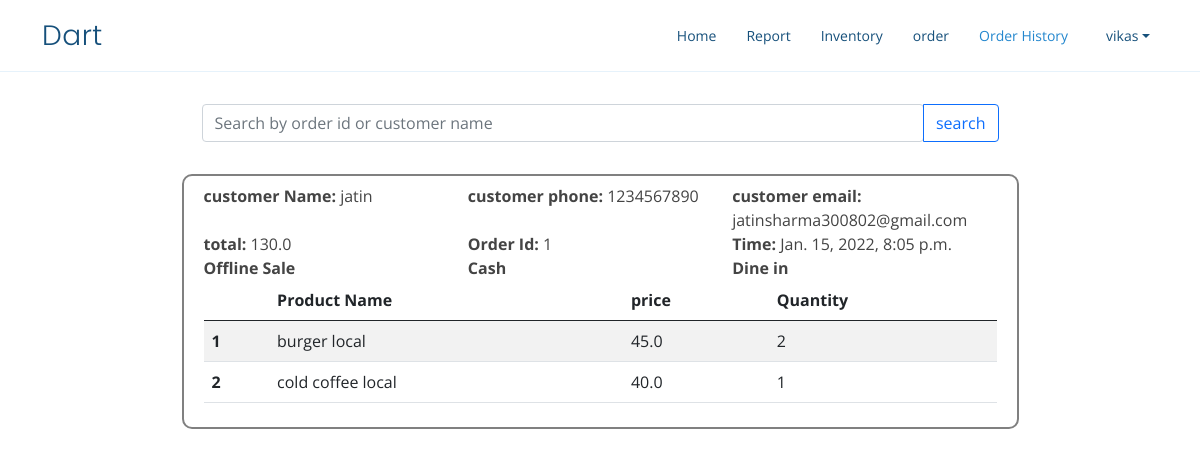
Page /order-history/1 (signed in) on the committed database.
### home/models.py (models this page shows, shortened)
class Order(models.Model):
    user=models.ForeignKey(User,on_delete=models.CASCADE,related_name='order')
    customer = models.ForeignKey(Customer,on_delete=models.SET_NULL,null=True)
    date_created = models.DateTimeField(auto_now_add=True, null=True)
    saleChoices=(
        ('Online Sale','Online Sale'),
        ('Offline Sale','Offline Sale')
    )
    saleType=models.CharField(choices=saleChoices,default='Offline Sale',max_length=15)
    orderStateChoices=(
        ('Dine in','Dine in'),
        ('Takeaway','Takeaway')
    )
    orderState=models.CharField(choices=orderStateChoices,default='Dine in',max_length=15)
    paymentChoices=(
        ('Cash','Cash'),
        ('Amazon Pay','Amazon Pay'),
        ('Google Pay','Google Pay'),
        ('Paytm','Paytm'),
        ('Card','Card')
    )
    payment_method=models.CharField(choices=paymentChoices,default='Cash',max_length=15)
    objects=OrderManager()
    def total(self):
        totalAmount=0
        for orderProduct in self.orderProducts.all():
            totalAmount+=orderProduct.TotalCostProduct()
        return totalAmount

class Customer(models.Model):
    user=models.ForeignKey(User,on_delete=models.CASCADE)
    name = models.CharField(max_length=200, null=True)
    phone = models.CharField(max_length=200, null=True)
    email = models.CharField(max_length=200, null=True,blank=True)
    date_created = models.DateTimeField(auto_now_add=True, null=True)

class OrderProduct(models.Model):
    order=models.ForeignKey(Order,on_delete=models.CASCADE,related_name='orderProducts')
    product=models.ForeignKey(Product,on_delete=models.SET_NULL,null=True,related_name='orderProducts')
    quantity = models.IntegerField(default=1)
    def TotalCostProduct(self):
        return self.product.price*self.quantity

class Product(models.Model):
    name = models.CharField(max_length=200, null=True)
    price = models.FloatField(null=True)
    description = models.CharField(max_length=200, null=True,blank=True)
    unit = models.CharField(max_length=50,null=True,blank=True)
    qty=models.DecimalField( max_digits=10, decimal_places=2)
    date_created = models.DateTimeField(auto_now_add=True, null=True)
    user=models.ForeignKey(User,on_delete=models.CASCADE,related_name='product')
    category=models.ForeignKey(ProductCategory,null=True,blank=True,on_delete=models.CASCADE)

### home/views.py (the view)
# urls.py: path('order-history', views.orderHistory,name='order-history'),
@login_required
def orderHistory(request,id=None):
    if id is None:
        orders=Order.objects.filter(user=request.user).order_by('-date_created')
    else:
        if id.isdigit():
            orders=Order.objects.filter(id=id)
        else:
            orders=Order.objects.filter(customer__name__icontains=id)
    param={'orders':orders}
    return render(request,'order-history.html',param)

### templates/order-history.html (shortened to what this page needs)
{% extends 'base.html' %}
{% block historyActive %}active{% endblock historyActive %}
{% block body %}
<div class="container">
  <div class="row w-75 my-4 px-2 py-2 orderDetails" style="border: none;">
    <div class="input-group">
      <input type="search" id="searchInput" class="form-control rounded" placeholder="Search by order id or customer name" aria-label="Search" aria-describedby="search-addon"/>
      <button type="button" id="searchBtn" onclick=changeUrl() class="btn btn-outline-primary">search</button>
    </div>
  </div>
    {% for order in orders %}
    <div class="row w-75 orderDetails my-4 px-2 py-2">
        <div class="row">
        <div class="col-sm"><b>customer Name: </b><span>{{order.customer.name}}</span></div>
        <div class="col-sm"><b>customer phone: </b><span>{{order.customer.phone}}</span></div>
        <div class="col-sm" id="email"><b>customer email: </b><span>{{order.customer.email}}</span></div>
        </div>
        <div class="row">
            <div class="col-sm-4">
              <b>total: </b><span>{{order.total}}</span>
            </div>
            <div class="col-sm-4">
              <b>Order Id: </b><span>{{order.id}}</span>
            </div>
            <div class="col-sm">
              <b>Time: </b><span>{{order.date_created}}</span>
            </div>
        </div>
        <div class="row">
          <div class="col-sm-4"><b>{{order.saleType}}</b></div>
          <div class="col-sm-4"><b>{{order.payment_method}}</b></div>
          <div class="col-sm-4"><b>{{order.orderState}}</b></div>
        </div>
        <div class="row mx-0">
            <table class="table table-striped table-hover">
                <thead>
                  <tr>
                    <th scope="col"></th>
                    <th scope="col">Product Name</th>
                    <th scope="col">price</th>
                    <th scope="col">Quantity</th>
                  </tr>
                </thead>
                <tbody>
                    {% for orderProduct in order.orderProducts.all %}
                  <tr>
                    <th scope="row">{{forloop.counter}}</th>
                    <td>{{orderProduct.product.name}}</td>
                    <td>{{orderProduct.product.price}}</td>
                    <td>{{orderProduct.quantity}}</td>
                  </tr>
                  {% endfor %}
                </tbody>
              </table>
        </div>
    </div>
    {% endfor %}
</div>
{% endblock body %}

### templates/base.html (shortened to what this page needs)
<!doctype html>
{% load static %}
<html lang="en">
<head>
  <link href="https://cdn.jsdelivr.net/npm/bootstrap@5.0.2/dist/css/bootstrap.min.css" rel="stylesheet"
>
  <link href="{% static 'vendor/aos/aos.css' %}" rel="stylesheet">
  <link href="{% static 'vendor/bootstrap-icons/bootstrap-icons.css' %}" rel="stylesheet">
  <link href="{% static 'vendor/boxicons/css/boxicons.min.css' %}" rel="stylesheet">
  <link href="{% static 'vendor/glightbox/css/glightbox.min.css' %}" rel="stylesheet">
  <link href="{% static 'vendor/remixicon/remixicon.css' %}" rel="stylesheet">
  <link href="{% static 'vendor/swiper/swiper-bundle.min.css' %}" rel="stylesheet">
  <link href={% static 'css/base.css' %} rel="stylesheet">
</head>
<body>
  <header id="header" class="fixed-top">
    <div class="container d-flex align-items-center justify-content-between">
      <h1 class="logo"><a href={% url 'home' %}>Dart</a></h1>
      <nav id="navbar" class="navbar">
        <ul>
          <li><a class="nav-link scrollto {% block homeActive %}{% endblock homeActive %}" href="{% url 'home' %}">Home</a></li>
          <li><a class="nav-link scrollto {% block reportActive %}{% endblock reportActive %}" href="{% url 'report' %}">Report</a></li>
          <li><a class="nav-link scrollto {% block productActive %}{% endblock productActive %}" href="{% url 'product' %}">Inventory</a></li>
          <li><a class="nav-link scrollto o {% block orderActive %}{% endblock orderActive %}" href={% url 'order' %}>order</a></li>
          <li><a class="nav-link scrollto {% block historyActive %}{% endblock historyActive %}" href="{% url 'order-history' %}">Order History</a></li>
          <li class="nav-item dropdown">
            <a class="nav-link dropdown-toggle mx-2" href="#" id="userDropdown" role="button" data-bs-toggle="dropdown"
              aria-expanded="false">{{request.user}}
            </a>
          </li>
        </ul>
      </nav>
    </div>
  </header>
<br>
<br>
<br>
  {% block body %}{% endblock body %}
</body>
</html>

### static/css/base.css (style rules this page uses)
body { font-family: "Open Sans", sans-serif; color: #444444; }
a { color: #2487ce; text-decoration: none; }
h1, h2, h3, h4, h5, h6 { font-family: "Raleway", sans-serif; }
#header { transition: all 0.5s; background: #fff; z-index: 997; padding: 15px 0; border-bottom: 1px solid #e6f2fb; }
#header .logo { font-size: 28px; margin: 0; padding: 0; line-height: 1; font-weight: 300; letter-spacing: 0.5px; font-family: "Poppins", sans-serif; }
#header .logo a { color: #16507b; }
.navbar { padding: 0; }
.navbar ul { margin: 0; padding: 0; display: flex; list-style: none; align-items: center; }
.navbar li { position: relative; }
.navbar a, .navbar a:focus { display: flex; align-items: center; justify-content: space-between; padding: 10px 0 10px 30px; font-size: 14px; color: #16507b; white-space: nowrap; transition: 0.3s; }
.navbar a:hover, .navbar .active, .navbar .active:focus, .navbar li:hover > a { color: #2487ce; }

### templates/order-history.html (style rules this page uses)
.orderDetails { border: 2px solid grey; border-radius: 10px; margin: auto; }

### rows in the picture
Order: customer.name "jatin", customer.phone "1234567890", customer.email "jatinsharma300802@gmail.com", total "130.0", id "1", date_created "Jan. 15, 2022, 8:05 p.m.", saleType "Offline Sale", payment_method "Cash", orderState "Dine in"
OrderProduct: product.name "burger local", product.price "45.0", quantity "2"
OrderProduct: product.name "cold coffee local", product.price "40.0", quantity "1"

### other values in the picture
{{ request.user }} "vikas"
